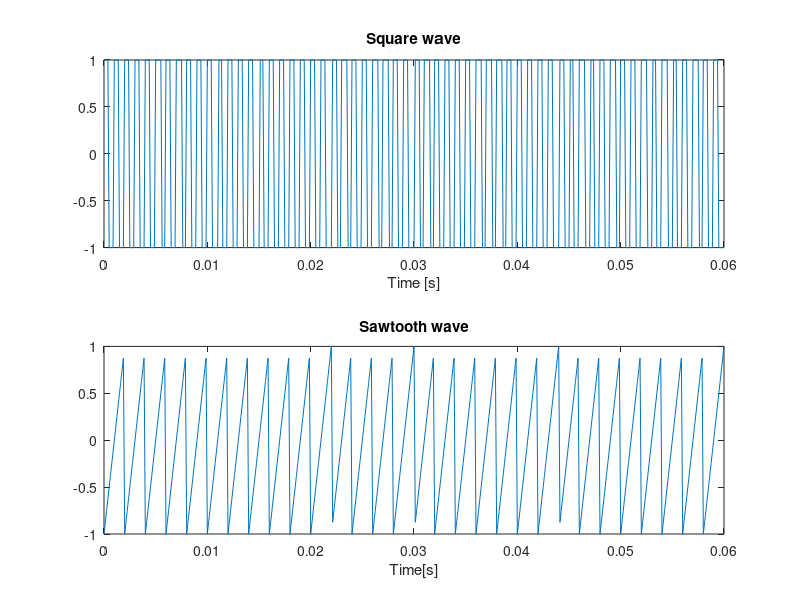
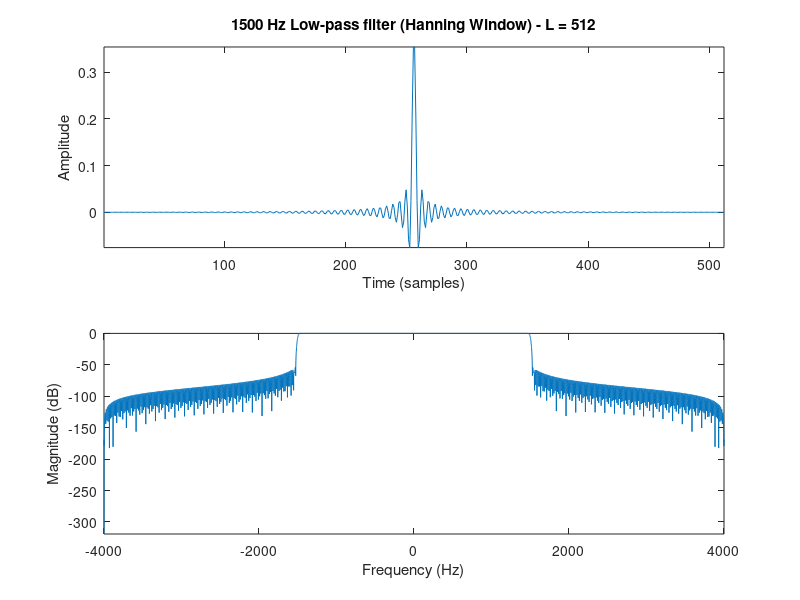
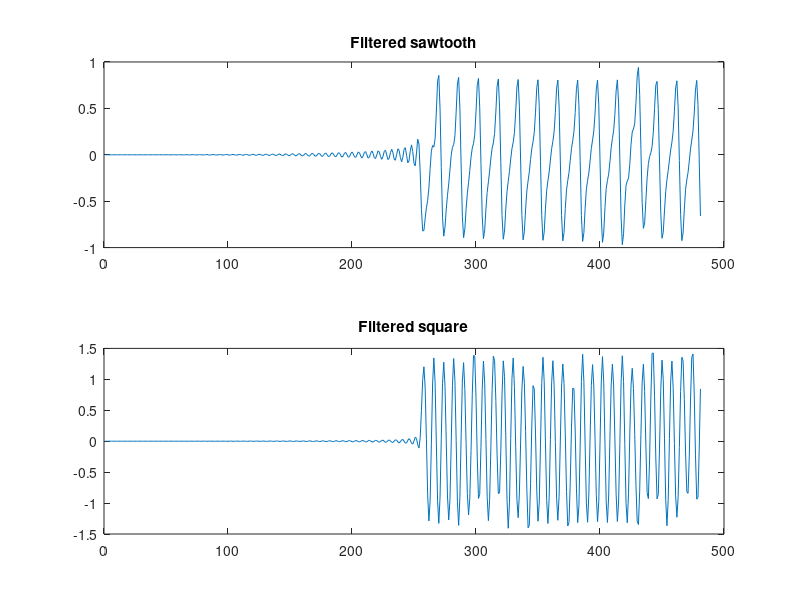

The MATLAB script that drew these images, in order:
%%%%%%%%%%%%%%%%%%%%%%%%%%%%%%%%%%%%%%%%%%%%%%%%%%%%%%%%%%%%%%%%%%%%%%%%%%%
% Overlap and add                            
% Audio Signals course
% 2022
% Mirco Pezzoli
% Exercise 1
% %%%%%%%%%%%%%%%%%%%%%%%%%%%%%%%%%%%%%%%%%%%%%%%%%%%%%%%%%%%%%%%%%%%%%%%%%
clc
clear
close all

%% FIR filtering example
% Generate a signal with a sawtooth and square wave. The sampling 
% frequency is equal to 8kHz and the fundamental frequency is 500Hz and 
% 1kHz. The signal length is 0.06s. 

fs = 8000;         % Sample frequency [Hz]
ts = 1/fs;          % Sample period [s]
t = 0:ts:0.06;     % Time axis [s]
f1 = 500;           % Frequency of the signals [Hz]
f2 = 1000;
xSawtooth = sawtooth(2*pi*f1*t);
xSquare = square(2*pi*f2*t);

% Plot the signals
figure()
subplot(2,1,1)
plot(t, xSquare)
xlabel('Time [s]'), title('Square wave')
subplot(2,1,2)
plot(t, xSawtooth)
xlabel('Time[s]'), title('Sawtooth wave');

% Design an ideal low pass filter with cut off frequency 1.5kHz. The filter
% length in samples is 512. Smooth the ideal filter with an hamming window.
% (hint: doc hamming)

L = 512; % filter length
fc = 1500; % cutoff frequency
% Design the filter using the window method
nfilt = (-(L-1)/2:(L-1)/2); % We center the sinc in the vector
hideal = sin(2*pi*fc*nfilt/fs) ./ (pi*nfilt);
h = hamming(L)'.* hideal; % Smooth the sinc with hamming window

% Plot the filter in time and the magnitude of its spectrum in one window

figure();
subplot(2,1,1);
plot(h);
axis tight
xlabel('Time (samples)');
ylabel('Amplitude');
title('1500 Hz Low-pass filter (Hanning Window) - L = 512');

subplot(2,1,2);
f_ax = linspace(-fs/2,fs/2,fs);
plot(f_ax, 20*log10(abs(fftshift(fft(h,fs)))));
axis tight
xlabel('Frequency (Hz)');
ylabel('Magnitude (dB)');

% Filter the sawtooth and the square with the filters in time domain and
% plot the output of the filtering

ySawtooth = conv(xSawtooth, h);
ySquare = conv(xSquare, h);

% or use filter function by Matlab
ySawtooth = filter(h, 1, xSawtooth);
ySquare = filter(h, 1, xSquare);

% Plot the results 
figure()
subplot(2,1,1)
plot(ySawtooth)
title('Filtered sawtooth')
subplot(2,1,2)
plot(ySquare)
title('Filtered square')

% Comment the results, what do you expect to see in the spectrum of the
% output signals?







